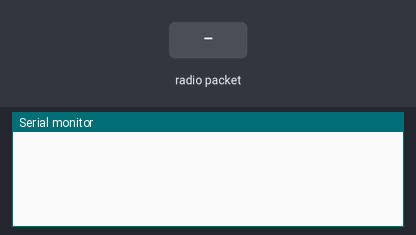
The sketch below on a simulated ESP32. Parts: the last lines printed to the serial monitor. The test bench sets the inputs (shaded band). At 3.5 s the program puts the board to deep sleep or switches it off; the recording ends there.

Above: at 1.2 s.
1.3 s: radio packet "1" arrives
At 2.5 s:
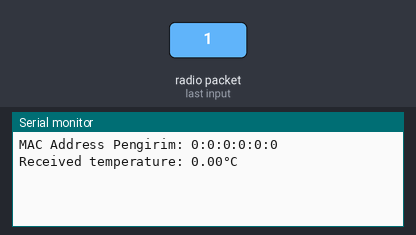
At 3.42 s:
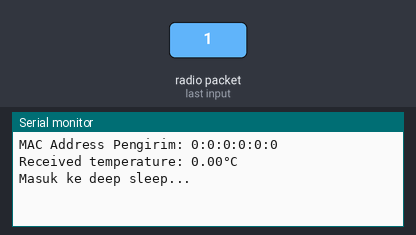

The sketch:

receiver.ino
```cpp
#include <esp_now.h>
#include <WiFi.h>
#include "base64.hpp"

// Alamat MAC wildcard untuk menerima siaran broadcast
uint8_t broadcastMacAddress[] = { 0xFF, 0xFF, 0xFF, 0xFF, 0xFF, 0xFF };
uint8_t senderMacAddress[6];
int c = 0;
unsigned long startTime;

// Waktu yang diinginkan dalam milidetik (misalnya 5 detik)
unsigned long desiredTime = 2000;

unsigned long currentTime;
unsigned long elapsedTime;

void setup() {
  //Initialize Serial Monitor
  Serial.begin(115200);
  //Set device as a Wi-Fi Station
  WiFi.mode(WIFI_STA);
  //Init ESP-NOW
  if (esp_now_init() != ESP_OK) {
    Serial.println("Error initializing ESP-NOW");
    return;
  }
  // Once ESPNow is successfully Init, we will register  for recv CB to
  // get recv packer info
  esp_now_register_recv_cb(onDataReceived);
    esp_sleep_enable_timer_wakeup(10e6);
}

void loop() {
  currentTime = millis();
  elapsedTime = currentTime - startTime;
  if (c == 1 && elapsedTime >= desiredTime) {
    c = 2;
    startTime = currentTime;
  }
  if (c == 2 ) {
    c = 0;
    Serial.println("Masuk ke deep sleep...");
    delay(100);
    // Masuk ke deep sleep
    esp_deep_sleep_start();
  }
}

// Callback yang dipanggil ketika data diterima melalui ESP-NOW
void onDataReceived(const uint8_t *macAddress, const uint8_t *data, int dataLength) {

  startTime = millis();

  // Ubah data menjadi tipe unsigned char
  unsigned char encodedData[dataLength];
  memcpy(encodedData, data, dataLength);

  // Mendekode data yang diterima menggunakan base64
  unsigned char decodedData[20];
  int decodedLength = decode_base64(encodedData, decodedData);

  // Mengonversi data dari bentuk byte ke bentuk float
  float temperature;
  memcpy(&temperature, decodedData, sizeof(temperature));
  memcpy(senderMacAddress, macAddress, 6);

  // Menampilkan MAC Address pengirim
  Serial.print("MAC Address Pengirim: ");

  for (int i = 0; i < 6; i++) {
    Serial.print(senderMacAddress[i], HEX);
    if (i < 5) {
      Serial.print(":");
    }
  }
  Serial.println();
  // Memproses data suhu
  Serial.print("Received temperature: ");
  Serial.print(temperature);

  Serial.println("°C");
  c++;

}
```

Measured:
- after the input at 1.3 s, the serial monitor: prints a new line after 0.05 s (image 1)
